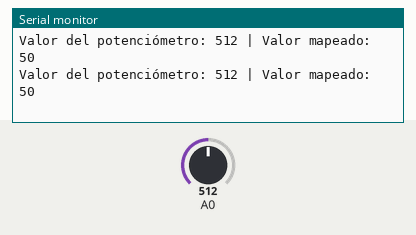
The program below on a simulated Arduino Uno, built with avr-gcc and run on an emulated ATmega328P. Shown: the last lines printed to the serial monitor. The inputs (shaded band) are chosen by the test bench; at power-on: A0 = 512.

Above: at 1.8 s.
1.9 s: A0 set to 716
At 2.4 s:
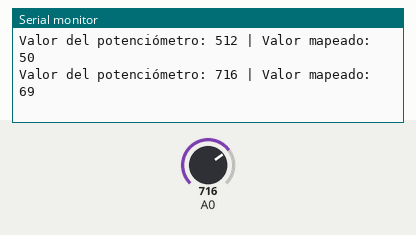
3.4 s: A0 set to 900
At 4.8 s:
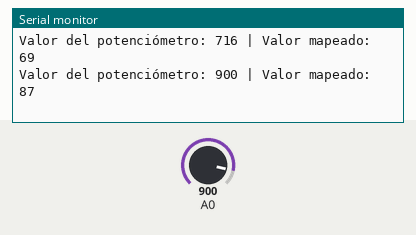
Timing chart, 0 to 6.4 s (numbered marks = the images above; inputs shaded):
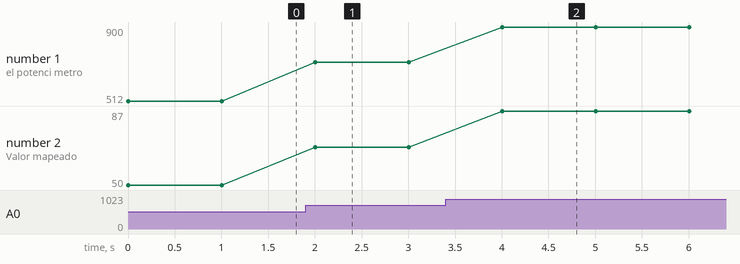

Measured:
- after the input at 1.9 s, the serial monitor: prints a new line after 0.10 s (image 1)
- after the input at 3.4 s, the serial monitor: prints a new line after 0.60 s (image 2)
- plotted number 1: 512 → 716 after the input at 1.9 s, 716 → 900 after the input at 3.4 s
- plotted number 2: 50 → 69 after the input at 1.9 s, 69 → 87 after the input at 3.4 s

The program:

main.cpp
```cpp
#include <Arduino.h>

void setup() {
  // put your setup code here, to run once:
  Serial.begin(9600); // Iniciar la comunicación en serie
}

void loop() {
  // put your main code here, to run repeatedly:
  int sensorValue = analogRead(A0); // Leer el valor analogico del potenciómetro
  int mappedValue = map(sensorValue, 0, 1023, 0, 100); // Mapear el valor a un rango de 0 a 100

  Serial.print("Valor del potenciómetro: "); // Imprimir el valor original
  Serial.print(sensorValue);
  Serial.print(" | Valor mapeado: "); // Imprimir el valor mapeado
  Serial.println(mappedValue);

  delay(1000); // Esperar 1 segundo antes de la siguiente lectura
}
```
